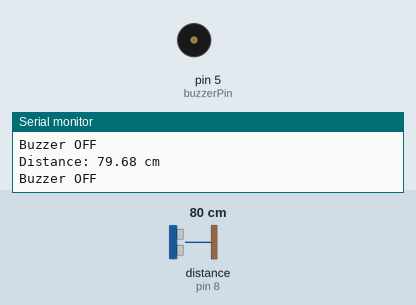
Recording of a sketch running on a simulated Arduino Uno, built with avr-gcc and run on an emulated ATmega328P. Parts: buzzer (waves = sounding), the last lines printed to the serial monitor. Wiring (inferred from the names in the program): ultrasonic range finder: trigger pin 7; echo pin 8. Inputs (shaded band) come from the test bench; at power-on: distance to the obstacle (sensor on pin 8) 80 cm. The echo pulse lasts 58.3 µs per cm.

Above: at 1.3 s.
1.4 s: distance to the obstacle (sensor on pin 8) set to 17 cm
2.9 s: distance to the obstacle (sensor on pin 8) set to 14 cm
At 3.12 s:
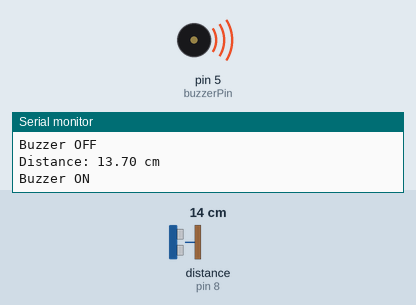
Timing chart, 0 to 11.9 s (numbered marks = the images above; inputs shaded):
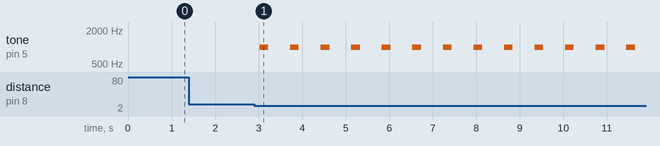

The sketch:

UltraSensor_02.ino
```cpp
// 핀 정의
const int trigPin = 7;  // HC-SR04의 Trig 핀 (D7)
const int echoPin = 8;  // HC-SR04의 Echo 핀 (D8)
const int buzzerPin = 5; // 부저가 연결된 핀 (D5)

void setup() {
  // 시리얼 통신 시작
  Serial.begin(9600);

  // 핀 모드 설정
  pinMode(trigPin, OUTPUT);   // Trig 핀은 출력
  pinMode(echoPin, INPUT);    // Echo 핀은 입력
  pinMode(buzzerPin, OUTPUT); // 부저 핀은 출력
}

void loop() {
  // 초음파 센서로 거리 측정
  long duration;
  float distance;

  // Trig 핀으로 초음파 신호 전송
  digitalWrite(trigPin, LOW);
  delayMicroseconds(2);    // 안정화를 위해 2마이크로초 대기
  digitalWrite(trigPin, HIGH);
  delayMicroseconds(10);   // 10마이크로초 동안 펄스 전송
  digitalWrite(trigPin, LOW);

  // Echo 핀에서 반사된 신호 수신
  duration = pulseIn(echoPin, HIGH); // 신호 지속 시간 측정 (마이크로초)

  // 거리 계산 (음속: 343m/s, 왕복 거리 고려)
  distance = (duration * 0.0343) / 2; // cm 단위로 변환

  // 시리얼 모니터에 거리 출력
  Serial.print("Distance: ");
  Serial.print(distance);
  Serial.println(" cm");

  // 거리가 15cm 미만이면 부저 울림
  if (distance < 15.0) {
    tone(buzzerPin, 1000); // 1000Hz 주파수로 부저 울림 (삐~ 소리)
    Serial.println("Buzzer ON");
    delay(200);            // 0.2초 동안 소리 유지
    noTone(buzzerPin);     // 부저 끔
  } else {
    noTone(buzzerPin);     // 거리가 15cm 이상이면 부저 끔
    Serial.println("Buzzer OFF");
  }

  // 0.5초 대기
  delay(500);
}
```

Measured:
- the behaviour switches between 16 and 15 cm on distance to the obstacle (sensor on pin 8) (found by bisection; images 0 and 1)
- after the input at 2.9 s, tone on pin 5 (buzzerPin): alternates 1000 Hz for 0.20 s and silent for 0.50 s, starting after 0.13 s
